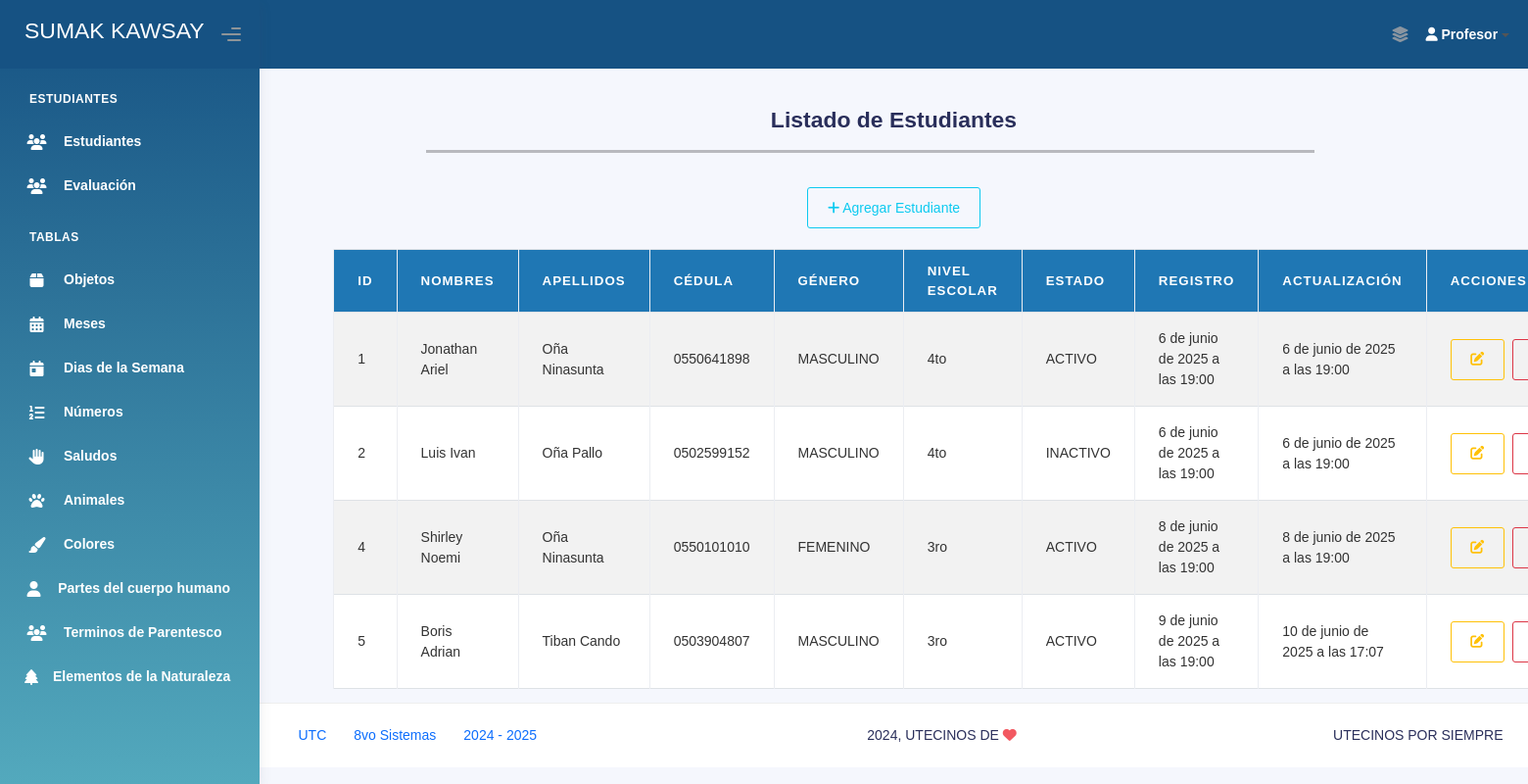
The app's page /estudiantes/ (signed in) with its own data.
### Aplicaciones/Modulos/models.py (models this page shows, shortened)
class Estudiante(models.Model):
    nombres_est = models.CharField(max_length=100)
    apellidos_est = models.CharField(max_length=100)
    cedula_est = models.CharField(max_length=10, unique=True)
    genero_est = models.CharField(max_length=20)
    nivel_escolar_est = models.CharField(max_length=50)
    estado_est = models.CharField(max_length=10)
    fecha_registro_est = models.DateTimeField(auto_now_add=True)
    fecha_actualizacion_est = models.DateTimeField(auto_now=True)

### Aplicaciones/Modulos/views.py (the view)
# urls.py: path('estudiantes/', views.lista_estudiantes, name='lista_estudiantes'),
def lista_estudiantes(request):
    if not request.session.get('profesor_id'):
        return redirect('login_profesor')
    estudiantes = Estudiante.objects.all()
    return render(request, 'Administrador/Estudiantes/lista_estudiantes.html', {'estudiantes': estudiantes})

### Aplicaciones/Modulos/templates/Administrador/Estudiantes/lista_estudiantes.html (shortened to what this page needs)
{% extends 'plantillaAdmin.html' %}
{% block body %}
<br><br><br><br>
<div>
    <br>
    <div class="card-title text-center">
        <h3><b>Listado de Estudiantes</b></h3>
    </div>
</div>
<div style="width: 70%; margin-left: 170px;">
    <hr style="height: 3px; background-color: #000; border: none;">
</div>
<br>
<div class="text-center">
    <a href="{% url 'agregar_estudiante' %}" class="btn btn-outline-info">
        <i class="fas fa-plus"></i> Agregar Estudiante
    </a>
</div>
<br>
<div class="container" style="width: 90%;">
    <table class="table table-bordered table-striped table-hover" id="tbl-Estudiantes">
        <thead>
            <tr>
                <th>ID</th>
                <th>Nombres</th>
                <th>Apellidos</th>
                <th>Cédula</th>
                <th>Género</th>
                <th>Nivel Escolar</th>
                <th>Estado</th>
                <th>Registro</th>
                <th>Actualización</th>
                <th>Acciones</th>
            </tr>
        </thead>
        <tbody>
            {% for est in estudiantes %}
                <tr>
                    <td>{{ est.id }}</td>
                    <td>{{ est.nombres_est }}</td>
                    <td>{{ est.apellidos_est }}</td>
                    <td>{{ est.cedula_est }}</td>
                    <td>{{ est.genero_est }}</td>
                    <td>{{ est.nivel_escolar_est }}</td>
                    <td>{{ est.estado_est }}</td>
                    <td>{{ est.fecha_registro_est }}</td>
                    <td>{{ est.fecha_actualizacion_est }}</td>
                    <td>
                        <div style="display: flex;">
                            <a href="{% url 'editar_estudiante' est.id %}" class="btn btn-outline-warning btn-circle" title="Editar Estudiante">
                                <i class="fas fa-edit"></i>
                            </a>
                            <a href="{% url 'eliminar_estudiante' est.id %}" class="btn btn-outline-danger" onclick="return confirm('¿Deseas eliminar este estudiante?')">
                            </a>
                        </div>
                    </td>
                </tr>
            {% empty %}
                <tr>
                    <td colspan="10">No hay estudiantes registrados.</td>
                </tr>
            {% endfor %}
        </tbody>
    </table>
</div>
{% endblock %}

### Aplicaciones/Modulos/templates/Administrador/Estudiantes/lista_estudiantes.html (style rules this page uses)
#tbl-Estudiantes { background-color: #a0ccf3; }
#tbl-Estudiantes th { background-color: #1f77b4; color: white; }
#tbl-Estudiantes td { color: #333; }

### records on screen
Estudiante: id "1", nombres_est "Jonathan Ariel", apellidos_est "Oña Ninasunta", cedula_est "0550641898", genero_est "MASCULINO", nivel_escolar_est "4to", estado_est "ACTIVO", fecha_registro_est "6 de junio de 2025 a las 19:00", fecha_actualizacion_est "6 de junio de 2025 a las 19:00"
Estudiante: id "2", nombres_est "Luis Ivan", apellidos_est "Oña Pallo", cedula_est "0502599152", genero_est "MASCULINO", nivel_escolar_est "4to", estado_est "INACTIVO", fecha_registro_est "6 de junio de 2025 a las 19:00", fecha_actualizacion_est "6 de junio de 2025 a las 19:00"
Estudiante: id "4", nombres_est "Shirley Noemi", apellidos_est "Oña Ninasunta", cedula_est "0550101010", genero_est "FEMENINO", nivel_escolar_est "3ro", estado_est "ACTIVO", fecha_registro_est "8 de junio de 2025 a las 19:00", fecha_actualizacion_est "8 de junio de 2025 a las 19:00"
Estudiante: id "5", nombres_est "Boris Adrian", apellidos_est "Tiban Cando", cedula_est "0503904807", genero_est "MASCULINO", nivel_escolar_est "3ro", estado_est "ACTIVO", fecha_registro_est "9 de junio de 2025 a las 19:00", fecha_actualizacion_est "10 de junio de 2025 a las 17:07"
